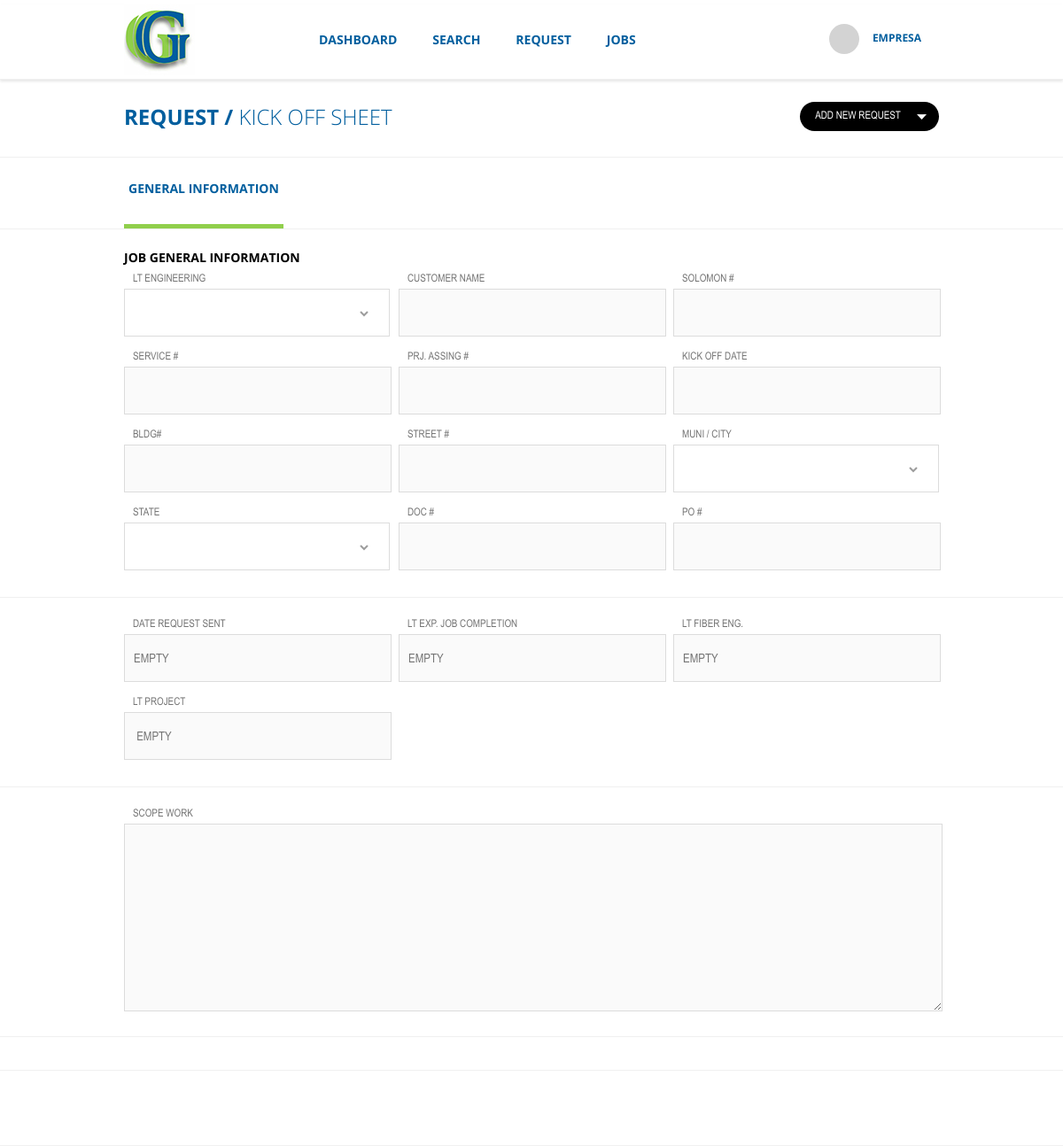
The page /request_search.php?id=1459776979-2 (signed in) on the database as committed earlier.
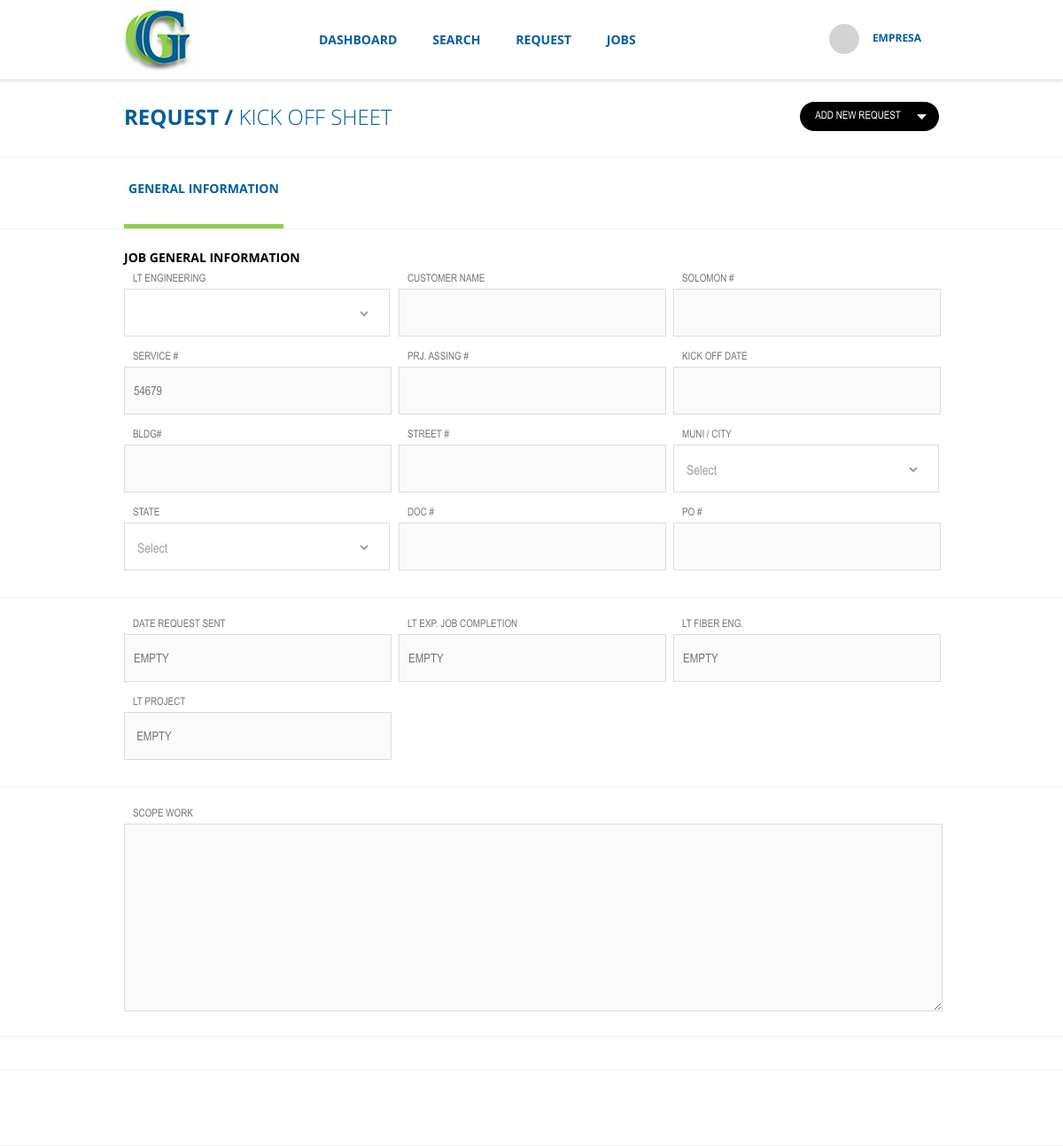
The same page on the database as committed later.
### tables this page shows
CREATE TABLE IF NOT EXISTS `general_information` (
  `id` int(16) NOT NULL,
  `time_code` varchar(250) NOT NULL,
  `engineering_id` int(16) NOT NULL,
  `customer_name` varchar(255) NOT NULL,
  `solomon_number` varchar(250) NOT NULL,
  `service_number` varchar(250) NOT NULL,
  `prj_assing_number` varchar(250) NOT NULL,
  `kick_off_date` varchar(255) NOT NULL,
  `bldg_number` varchar(250) NOT NULL,
  `street_number` varchar(255) NOT NULL,
  `city` varchar(250) NOT NULL,
  `state` varchar(250) NOT NULL,
  `doc_number` varchar(250) NOT NULL,
  `po_number` varchar(250) NOT NULL,
  `date_request_sent` varchar(255) NOT NULL,
  `lt_exp_job_completion` varchar(255) NOT NULL,
  `lt_fiber_eng` varchar(255) NOT NULL,
  `lt_project` varchar(255) NOT NULL,
  `scope_work` longtext NOT NULL,
  `estatus` int(1) NOT NULL,
  `usuario_id` int(16) NOT NULL,
  `company` varchar(250) NOT NULL
);

### request_search.php (the view, shortened to what the changed rows need)
<?php include('include/head.php');
	$idsGet = explode(",",$_GET['id']);
	$idsearch = $idsGet[0];
	if(isset($_GET['id'])){
			$consulta_search="SELECT * FROM general_information WHERE time_code='$idsearch' AND usuario_id='".$_SESSION['id']."' ";
			$resultado_search= mysqli_query($conexion,$consulta_search);
			$fila_search= mysqli_fetch_array($resultado_search);
	}
 ?>
<body onLoad="">
    <form id="form_request" name="form_request" method="post" enctype="multipart/form-data" action="<?php echo "http://".$_SERVER['HTTP_HOST'].$directorio; ?>include/data-file/g_info.php" >
		<div class="content_form" id="content_general_information" >
        <div class="container_form" >
            <div class="center_form" >
                <div class="div_form_request" >
                        <div class="div_input_request" >
                            <div class="title_div_input_request" > SERVICE # </div>
                            <input type="text" name="service_number" value="<?php echo $fila_search['service_number']; ?>" disabled />
                        </div>
                        <div class="div_input_request margin_div_input_request " >
                            <div class="title_div_input_request" > MUNI / CITY </div>
                            <div class="div_select_request" >
                                <select name="city" disabled>
									<option><?php echo $fila_search['city']; ?></option>
                                </select>
                            </div>
                        </div>
                        <div class="div_input_request" >
                            <div class="title_div_input_request" > STATE </div>
                            <div class="div_select_request" >
                                <select name="state" disabled >
										<option><?php echo $fila_search['state']; ?></option>
									</select>
                            </div>
                        </div>
                </div>
            </div>
        </div>
	</div>
		 </form>
</body>
</html>

Rows that differ between the two databases and show on the page:
added general_information: service_number "54679", city "Select", state "Select"
